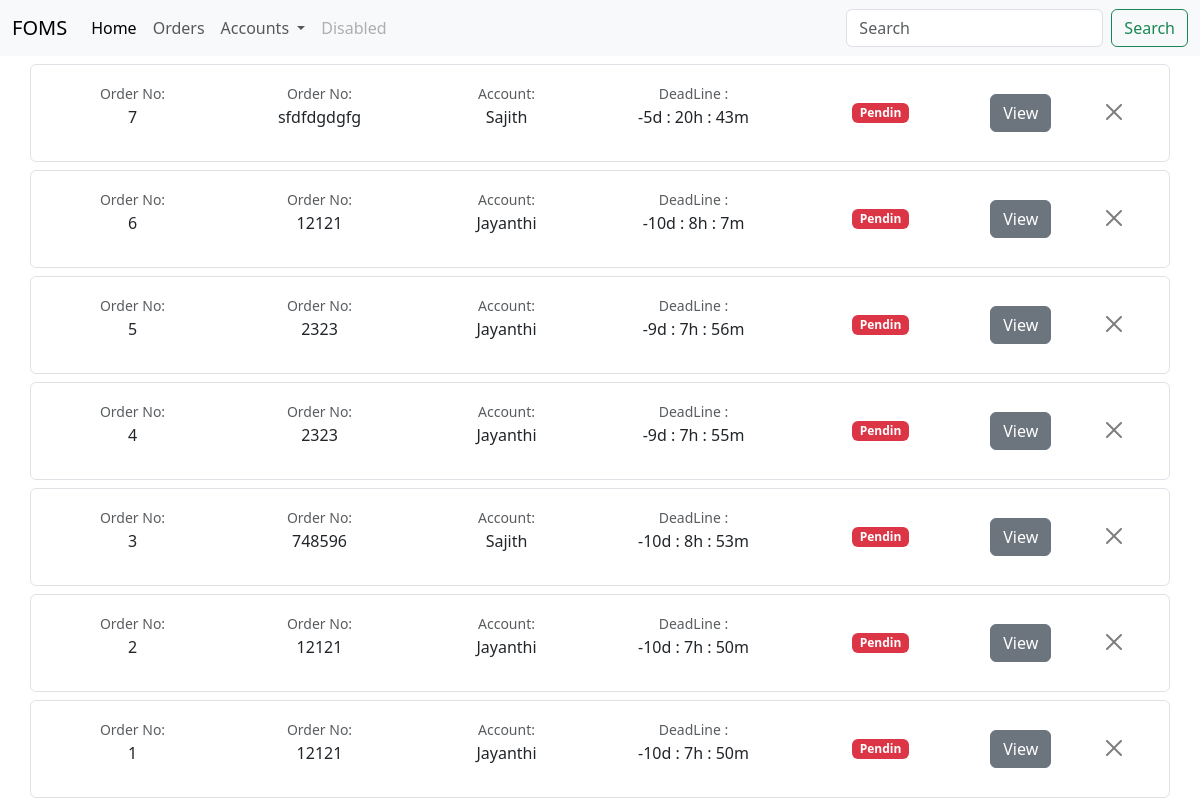
Before: /order with the older database file.
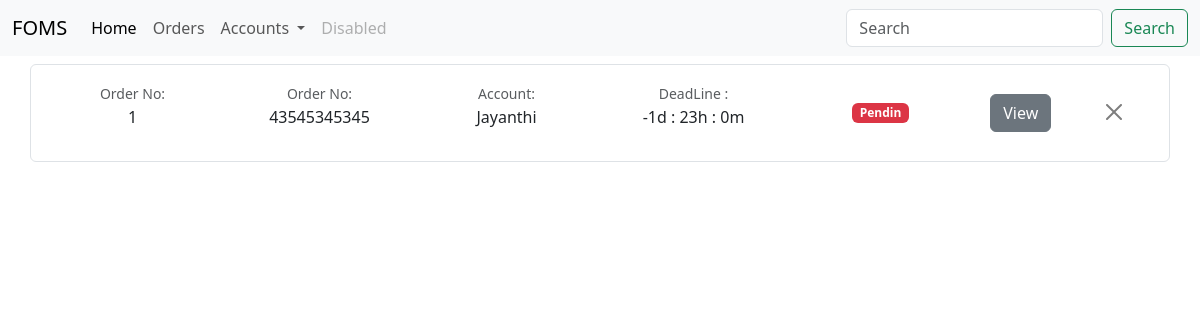
After: the same page with the newer database file.
### website/models.py (models this page shows)
class FiverrOrder(db.Model):
    foid = db.Column(db.Integer, primary_key=True)
    fono = db.Column(db.String, nullable=False)
    account_name = db.Column(db.String, nullable=False)
    date = db.Column(db.DateTime, nullable=False)
    soundcloud_tracks = db.relationship(
        'SoundcloudTrack', backref='fiverr_order', lazy='dynamic')

### website/views.py (the view)
@views.route('/order')
def order():
    account_name = 'Jayanthi'  # Replace with the account_name you want to query
    orders = FiverrOrder.query.order_by(desc(FiverrOrder.foid)).all()
    time = calculate(orders)
    return render_template('Activeorder.html', orders=orders, time=time)

### website/Timecal.py (called while the page is built)
def calculate(orders):
    asia_colombo_tz = pytz.timezone('Asia/Colombo')
    time = {}
    for order in orders:
        current_time = datetime.now()
        End_date = order.date
        remain_time = End_date - current_time
        hours, remainder = divmod(remain_time.seconds, 3600)
        minutes, seconds = divmod(remainder, 60)
        time[order.foid] = {
            'date': remain_time.days,
            'hours': hours,
            'minutes': minutes,
        }
    return time

### website/templates/Activeorder.html (shortened to what this page needs)
{% extends "base.html"%}{%block title%}Orders{%endblock%} {% block content%}
{%for order in orders %}
<div class="container">
  <div class="row my-2 border rounded p-2">
    <div
      class="col-md-2 d-flex align-items-center justify-content-center custom-column"
    >
      <p class="text-center">
        <small class="text-body-secondary">Order No:</small
        ><br />{{order['foid']}}
      </p>
    </div>
    <div
      class="col-md-2 d-flex align-items-center justify-content-center custom-column"
    >
      <p class="text-center">
        <small class="text-body-secondary">Order No:</small
        ><br />{{order['fono']}}
      </p>
    </div>
    <div
      class="col-md-2 d-flex align-items-center justify-content-center custom-column"
    >
      <p class="text-center">
        <small class="text-body-secondary">Account:</small
        ><br />{{order['account_name']}}
      </p>
    </div>
    <div
      class="col-md-2 d-flex align-items-center justify-content-center custom-column"
    >
      <p class="text-center">
        <small class="text-body-secondary">DeadLine :</small
        ><br />{{time[order['foid']]['date']}}d :
        {{time[order['foid']]['hours']}}h :
        {{time[order['foid']]['minutes']}}m<br />
      </p>
    </div>
    <div
      class="col-md-2 d-flex align-items-center justify-content-center custom-column"
    >
      <span class="badge text-bg-danger">Pendin</span>
    </div>
    <div
      class="col-md-1 d-flex align-items-center justify-content-center custom-column"
    >
      <a href="/tracks?foid={{order['foid']}}" class="btn btn-secondary"
        >View</a
      >
    </div>
    <div
      class="col-md-1 d-flex align-items-center justify-content-center custom-column"
    >
      <form action="delete" method="post">
        <button
          type="submit"
          class="btn-close"
          id="submitBtn"
          value="submit"
          aria-label="Close"
        ></button>
      </form>
    </div>
  </div>
</div>
{% endfor %} {%endblock%}

Changed rows visible on the page:
removed FiverrOrder: foid "7", fono "sfdfdgdgfg", account_name "Sajith", foid "-5", foid "20", foid "43"
removed FiverrOrder: foid "6", fono "12121", account_name "Jayanthi", foid "-10", foid "8", foid "7"
removed FiverrOrder: foid "5", fono "2323", account_name "Jayanthi", foid "-9", foid "7", foid "56"
removed FiverrOrder: foid "4", fono "2323", account_name "Jayanthi", foid "-9", foid "7", foid "55"
removed FiverrOrder: foid "3", fono "748596", account_name "Sajith", foid "-10", foid "8", foid "53"
removed FiverrOrder: foid "2", fono "12121", account_name "Jayanthi", foid "-10", foid "7", foid "50"
changed FiverrOrder "Jayanthi": fono "12121" → "43545345345"; foid "-10" → "-1"; foid "7" → "23"; foid "50" → "0"
